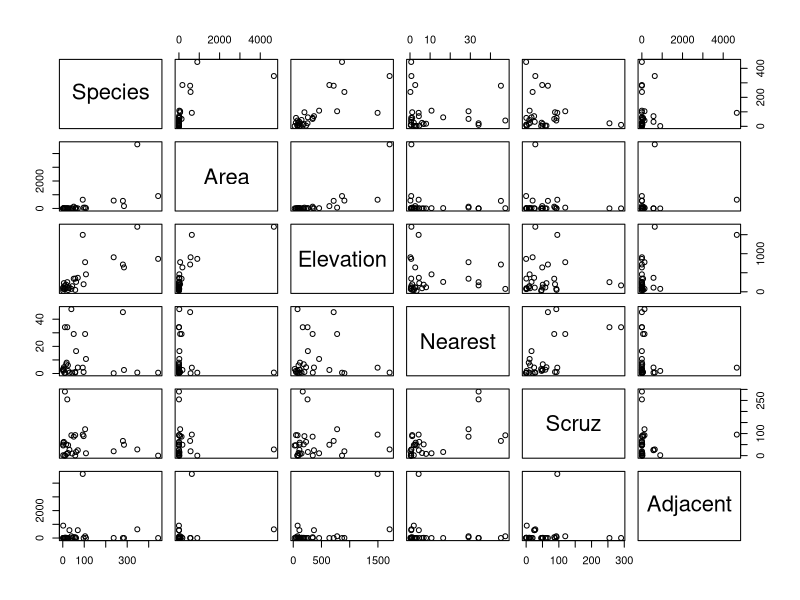

Write the R code that produced this figure.
galapagos <- read.table("datas/gala.txt", header=TRUE)
galapagos

pairs(galapagos)

galapagosglm <- glm(Species~Area+Elevation+Nearest+Scruz+Adjacent, family = poisson, data = galapagos)
summary(galapagosglm)
